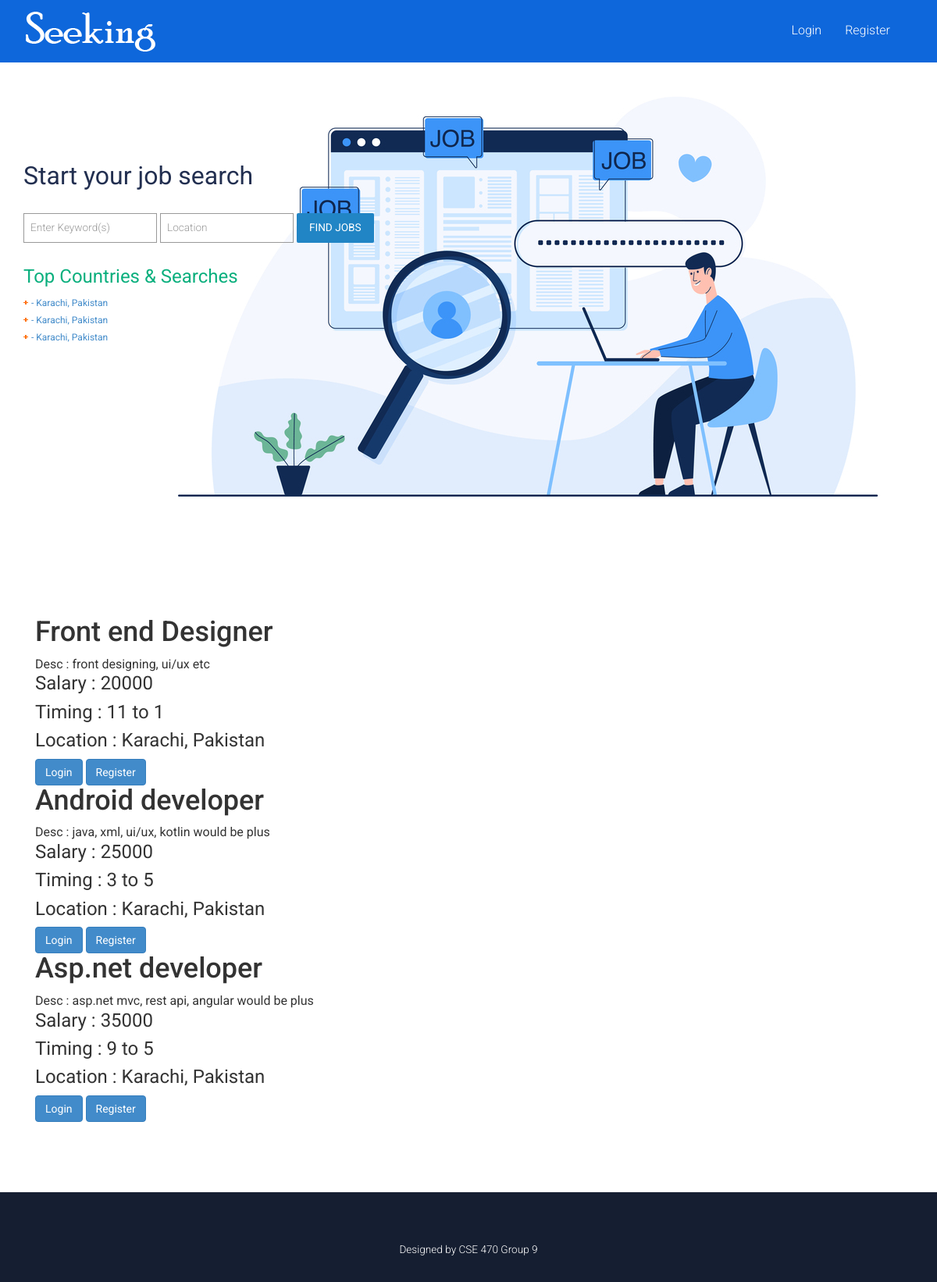
The page / on the database its author committed.
### tables this page shows
CREATE TABLE `jobs` (
  `jobid` int(11) NOT NULL,
  `title` varchar(50) NOT NULL,
  `catid` int(11) NOT NULL,
  `description` varchar(50) NOT NULL,
  `salary` varchar(50) NOT NULL,
  `timing` varchar(50) NOT NULL,
  `location` varchar(50) NOT NULL,
  `empid` int(11) NOT NULL
);

### job.php (the view, shortened to what this page needs)
<div class="banner">
	<div class="container">
		<div id="search_wrapper">
		 <div id="search_form" class="clearfix">
		 <h1>Start your job search</h1>
		    <p>
			 <input type="text" class="text" placeholder=" " value="Enter Keyword(s)" onfocus="this.value = '';" onblur="if (this.value == '') {this.value = 'Enter Keyword(s)';}">
			 <input type="text" class="text" placeholder=" " value="Location" onfocus="this.value = '';" onblur="if (this.value == '') {this.value = 'Location';}">
			 <label class="btn2 btn-2 btn2-1b"><input type="submit" value="Find Jobs"></label>
			</p>
            <h2 class="title">top Countries &amp; searches</h2>
         </div>
		 <div id="city_1" class="clearfix">
			 <ul class="orange">
			 <?php
				include('dbconnect.php');
				$sql = "select * from jobs";
				$rs = mysqli_query($con,$sql);
				while($data = mysqli_fetch_array($rs)){
			 ?>
			 <li>
			 <a href="#"><?= $data['categories'] ?> - <?= $data['location'] ?> </a>
			 </li>
			 <?php
				}
				?>
			 </ul>
	     </div>
       </div>
   </div>
</div>
<div class="container">
<div class="single">
<?php
  include('dbconnect.php');
  $sql = "select * from jobs";
  $rs = mysqli_query($con,$sql);
  while($data = mysqli_fetch_array($rs)){
?>
       <div class="col-md-12" height="400px;" >
                <h1><?= $data['title'] ?></h1>
                <p>Desc :   <?= $data['description'] ?></p>
                <h3>Salary :   <?= $data['salary'] ?></h3>
                <h3>Timing :   <?= $data['timing'] ?></h3>
                <h3>Location :   <?= $data['location'] ?></h3>
                 <?php
					$type = $_SESSION['type'];
					if($type == 2){
						echo "<a href='apply.php?jobid=".$data["jobid"]."' class='btn btn-primary'>Apply Now</a>";
					}else{
						echo '<a href="login.php" class="btn btn-primary"> Login </a> ';
						echo '<a href="register.php" class="btn btn-primary"> Register </a>';
					}
				 ?>
        </div>
       <?php
  }
  ?>
     </div>
</div>
<br>
<br>
<br>
<br>
<br>
<br>
<br>
<br>
<br>

### index.php (shortened to what this page needs)
<!DOCTYPE html>
<html lang="en">
<head>
    <?php include('header_link.php'); ?>
</head>
<body>
<?php include('header.php');
?>
<?php include('job.php'); ?>
<?php include('footer.php'); ?>
</body>
</html>

### header_link.php (shortened to what this page needs)
<link href="css/bootstrap-3.1.1.min.css" rel='stylesheet' type='text/css' />
<link href="css/style.css" rel='stylesheet' type='text/css' />
<link href="css/font-awesome.css" rel="stylesheet">
<link rel="stylesheet" href="//cdn.datatables.net/1.10.22/css/jquery.dataTables.min.css">

### header.php (shortened to what this page needs)
<nav class="navbar navbar-default" role="navigation">
	<div class="container">
	    <div class="navbar-header">
	        <a class="navbar-brand" href="index.php"><img src="images/logo.png" alt=""></a>
	    </div>
	    <div class="navbar-collapse collapse" id="bs-example-navbar-collapse-1" style="height: 1px;">
	        <ul class="nav navbar-nav">
				   <?php
						  $type = $_SESSION['type'];
						  if($type == 1){
							  echo '
							  <li><a href="admin.php">Dashboard</a></li>
							  <li><a href="categories.php">Categories</a></li>
							  <li><a href="uploadjob.php">Jobs</a></li>
								<li><a href="application.php">View Application</a></li>
								<li><a href="logout.php">Logout</a></li>
							  ';
						  }else if($type == 2){
							echo '
							      <li><a href="index.php">Home</a></li>
							      <li><a href="viewappjob.php">View Applied Job</a></li>
							      <li><a href="logout.php">Logout</a></li>
							';
						  }else{
							  echo '
							  <li><a href="login.php">Login</a></li>
						      <li><a href="register.php">Register</a></li>
							  ';
						  }
				   ?>
	        </ul>
	    </div>
	  </div>
	</nav>

### footer.php
<div class="footer_bottom">
  <div class="container">
	<div class="copy">
		<p>Designed by CSE 470 Group 9</p>
	</div>
  </div>
</div>

### css/style.css (style rules this page uses)
h4, h5, h6, h1, h2, h3 { margin-top: 0; }
ul, ol { margin: 0; }
p { margin: 0; }
html, body { font-family: 'Roboto', sans-serif; font-size: 100%; background:#fff; }
body a { transition:0.5s all; -webkit-transition:0.5s all; -moz-transition:0.5s all; -o-transition:0.5s all; -ms-transition:0.5s all; }
.navbar-default { background-color: #0e67db !important; border-color: #0e67db; border-radius: 0px; }
.navbar-default .navbar-nav > li > a { color: #fff; font-weight: 300; }
.navbar { min-height:100%; margin-bottom:0; }
.navbar-nav { margin: 18px 0 0 0; float:right; }
.navbar-brand { height:100%; padding:10px 15px; }
.navbar-nav > li > a { padding:10px 15px; }
.banner { background:url(../images/NA_October_103.jpg)no-repeat right top; min-height:630px; }
#search_wrapper { margin-top:8em; }
#search_form h1 { color: #222f50; font-size: 2em; margin-bottom: 10px; font-weight:400; }
#search_wrapper p { margin: 20px 0; }
#search_form input[type="text"] { padding: 8px; font-size: 0.85em; margin: 10px 0; border: 1px solid #999; color: #999; background: none; outline: none; font-weight: 300; }
#search_form label { position: relative; z-index: 1; }
.btn2 { cursor: pointer; padding: 8px 10px; display: inline-block; text-transform: uppercase; outline: none; position: relative; -webkit-transition: all 0.3s; -moz-transition: all 0.3s; transition: all 0.3s; font-size: 0.85em; border-radius: 2px; -webkit-border-radius: 2px; -moz-border-radius: 2px; -o-border-radius: 2px; font-weight: 300; margin: 0px; vertical-align: baseline; }
.btn-2 { background:#2185C5; color: #fff; }
.btn2-1b:after { width: 100%; height: 0; top: 0; left: 0; background:#f15f43; color:#fff; border-radius: 2px; -webkit-border-radius: 2px; -moz-border-radius: 2px; -o-border-radius: 2px; }
.btn2:after { content: ''; position: absolute; z-index: -1; -webkit-transition: all 0.3s; -moz-transition: all 0.3s; transition: all 0.3s; }
#search_form input[type="submit"] { -webkit-appearance: none; cursor: pointer; border: none; outline: none; background: none; text-transform: uppercase; font-weight: 400; }
h2.title { font-size: 1.5em; border-bottom: none; color: #09af7d !important; margin: 0; margin-bottom: 8px; margin-top: 4px; padding-bottom: 0; font-weight:400; text-transform: capitalize; }
#city_1 { height: 106px; width: 516px; display: block; }
#city_1 ul { float: left; font-size: 12px; color: #010101; list-style: none; padding:5px 0 0 0; margin-right: 10%; }
#city_1 ul li { margin-bottom: 5px; padding-left: 10px; }
#city_1 ul.orange li { background: url(../images/orange-bullet1.gif) no-repeat 0 5px; }
.footer_bottom { padding:2em 0; background:#151e31; position: fixed; left: 0; bottom: 0; width: 100%; }
.copy { text-align:center; margin:2em 0 0 0; }
.copy p { color:#fff; font-size:0.85em; font-weight:300; }
.single { padding:5em 0; }
.headings h1, h2,h3,h4,h5,h6 { font-weight:400; }
.radio label, .checkbox label, label { font-size: 0.85em; font-weight: 300; vertical-align: middle; }

### rows shown on the page
jobs: location "Karachi, Pakistan", title "Front end Designer", description "front designing, ui/ux etc", salary "20000", timing "11 to 1"
jobs: location "Karachi, Pakistan", title "Android developer", description "java, xml, ui/ux, kotlin would be plus", salary "25000", timing "3 to 5"
jobs: location "Karachi, Pakistan", title "Asp.net developer", description "asp.net mvc, rest api, angular would be plus", salary "35000", timing "9 to 5"
